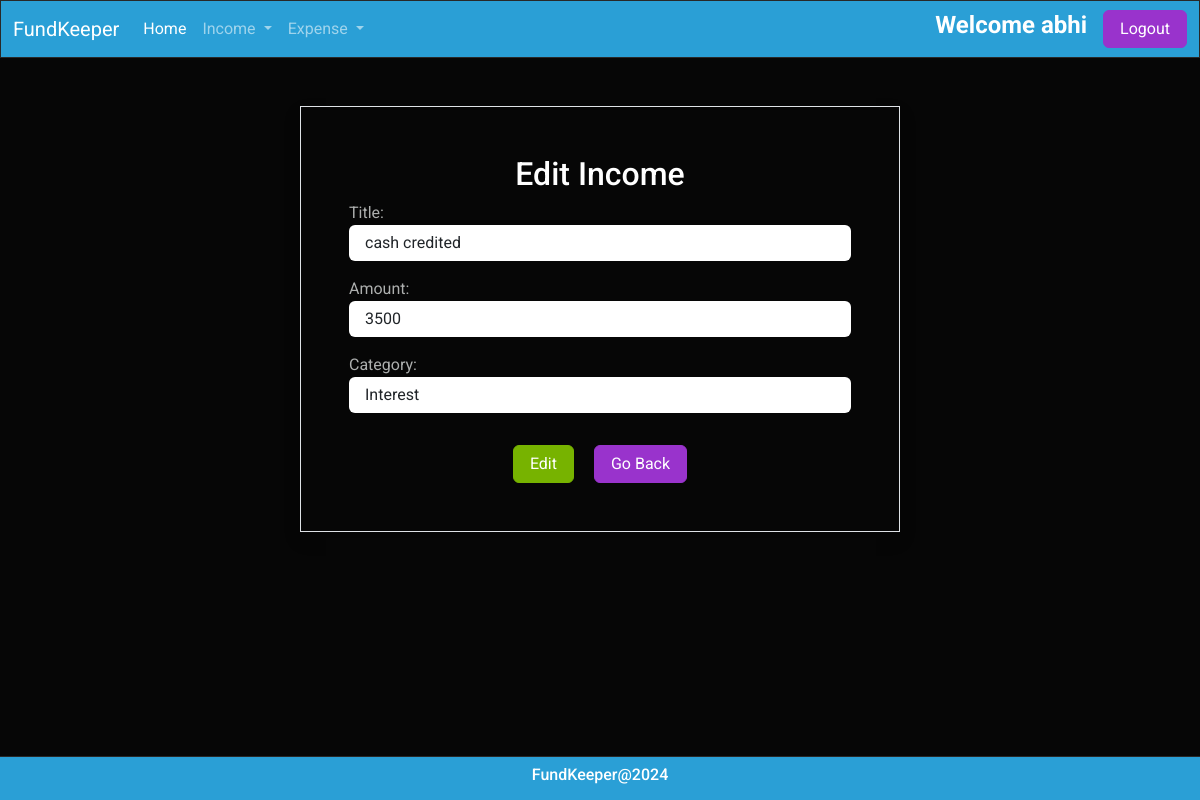
/income/2/change/ (signed in), run on the app's committed database.
### budget/models.py (models this page shows, shortened)
class Income(models.Model):
    title=models.CharField(max_length=200)
    amount=models.PositiveIntegerField()
    income_categories = (
        ("Salary", "Salary"),
        ("Business", "Business"),
        ("Investment", "Investment"),
        ("Rental", "Rental"),
        ("Interest", "Interest"),
        ("Dividend", "Dividend"),
        ("Royalty", "Royalty"),
        ("Capital", "Capital"),
        ("Pension", "Pension"),
        ("SocialSecurity", "SocialSecurity")
    )
    category=models.CharField(max_length=200,choices=income_categories,default="Salary")
    user_object=models.ForeignKey(User,on_delete=models.CASCADE)
    created_date=models.DateTimeField(auto_now_add=True)

### budget/views.py (the view, shortened to what this page needs)
# urls.py: path('income/<int:pk>/change/',views.IncomeUpdateView.as_view(),name="income-edit"),
@method_decorator(signin_required,name="dispatch")
class IncomeUpdateView(View):
    def get(self,request,*args,**kwargs):
        id=kwargs.get("pk")
        income_object=Income.objects.get(id=id)
        form_instance=IncomeForm(instance=income_object)
        return render(request,"income_edit.html",{"form":form_instance})

### budget/forms.py
class IncomeForm(forms.ModelForm):
    class Meta:
        model=Income
        exclude=("id","created_date","user_object")
        widgets={
            "title":forms.TextInput(attrs={"class":"form-control mb-3"}),
            "amount":forms.NumberInput(attrs={"class":"form-control mb-3"}),
            "category":forms.Select(attrs={"class":"form-control mb-3"}),
        }

### budget/templates/income_edit.html (shortened to what this page needs)
{%extends 'base.html'%}
{%block main_block%}
<div class="container mt-5 border shadow w-50 p-5">
    <h4 class="text-center">Edit Income</h4>
    <form action="" method="post">
        {{form}}
        <div class="d-flex justify-content-center">
            <div class="mt-3">
                <button type="submit" class="btn btn-success me-3">Edit</button>
                <a href="{%url 'income-add'%}" class="btn btn-info">Go Back</a>
            </div>
        </div>
    </form>
</div>
{%endblock%}

### budget/templates/base.html (shortened to what this page needs)
<!DOCTYPE html>
{%load static%}
<html lang="en">
<head>
    <link rel="stylesheet" href="{%static 'css/bootstrap.min.css'%}">
    <link rel="stylesheet" href="https://cdnjs.cloudflare.com/ajax/libs/font-awesome/6.5.2/css/all.min.css" />
    <link href="https://unpkg.com/aos@2.3.1/dist/aos.css" rel="stylesheet">
</head>
<body>
    <nav class="navbar navbar-expand-lg bg-primary" data-bs-theme="dark">
        <div class="container-fluid">
          <a class="navbar-brand" href="#">FundKeeper</a>
          <div class="collapse navbar-collapse" id="navbarSupportedContent">
            <ul class="navbar-nav me-auto mb-2 mb-lg-0">
              <li class="nav-item">
                <a class="nav-link active" aria-current="page" href="{%url 'dashboard'%}">Home</a>
              </li>
              <li class="nav-item dropdown">
                <a class="nav-link dropdown-toggle" href="#" role="button" data-bs-toggle="dropdown" aria-expanded="false">
                  Income
                </a>
              </li>
              <li class="nav-item dropdown">
                <a class="nav-link dropdown-toggle" href="#" role="button" data-bs-toggle="dropdown" aria-expanded="false">
                  Expense
                </a>
              </li>
            </ul>
            <h5 class="fw-bold me-3">Welcome {{request.user}}</h5>
            <a href="{%url 'signout'%}" class="btn btn-info">Logout</a>
          </div>
        </div>
      </nav>
    {%block main_block%}
    {%endblock%}
    <nav class="navbar fixed-bottom bg-primary" data-bs-theme="dark">
      <div class="container-fluid d-flex justify-content-center align-items-center">
        <h6>FundKeeper@2024</h6>
      </div>
    </nav>
</body>
</html>

### data on the page
Income: title "cash credited", amount "3500", category "Interest"

### other printed values
{{ request.user }} "abhi"
